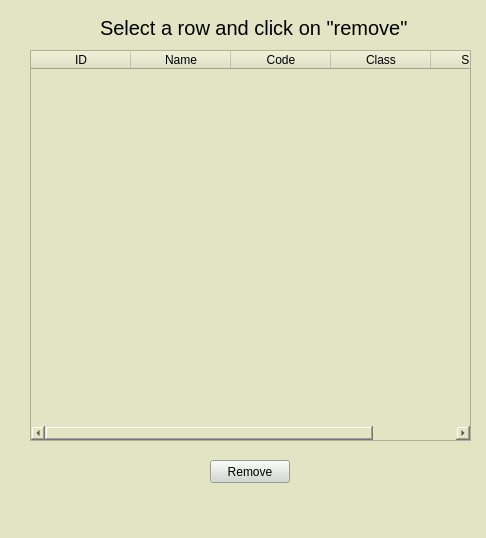
<?xml version="1.0" encoding="UTF-8"?>
<ui version="4.0">
 <class>MainWindow</class>
 <widget class="QMainWindow" name="MainWindow">
  <property name="geometry">
   <rect>
    <x>0</x>
    <y>0</y>
    <width>486</width>
    <height>538</height>
   </rect>
  </property>
  <property name="windowTitle">
   <string>MainWindow</string>
  </property>
  <property name="styleSheet">
   <string notr="true">background-color: rgb(78, 154, 6);
background-color: rgb(233, 185, 110);
background-color: rgb(226, 228, 195);</string>
  </property>
  <widget class="QWidget" name="centralwidget">
   <widget class="QLabel" name="label">
    <property name="geometry">
     <rect>
      <x>100</x>
      <y>20</y>
      <width>321</width>
      <height>16</height>
     </rect>
    </property>
    <property name="font">
     <font>
      <pointsize>15</pointsize>
     </font>
    </property>
    <property name="text">
     <string>Select a row and click on &quot;remove&quot;</string>
    </property>
   </widget>
   <widget class="QTableWidget" name="tableWidget">
    <property name="geometry">
     <rect>
      <x>30</x>
      <y>50</y>
      <width>441</width>
      <height>391</height>
     </rect>
    </property>
    <property name="styleSheet">
     <string notr="true">gridline-color: rgb(211, 215, 207);
selection-background-color: rgb(211, 215, 207);</string>
    </property>
    <property name="sizeAdjustPolicy">
     <enum>QAbstractScrollArea::AdjustToContents</enum>
    </property>
    <property name="showGrid">
     <bool>false</bool>
    </property>
    <property name="gridStyle">
     <enum>Qt::NoPen</enum>
    </property>
    <attribute name="horizontalHeaderCascadingSectionResizes">
     <bool>true</bool>
    </attribute>
    <attribute name="horizontalHeaderHighlightSections">
     <bool>false</bool>
    </attribute>
    <attribute name="horizontalHeaderStretchLastSection">
     <bool>true</bool>
    </attribute>
    <attribute name="verticalHeaderVisible">
     <bool>false</bool>
    </attribute>
    <attribute name="verticalHeaderHighlightSections">
     <bool>false</bool>
    </attribute>
    <column>
     <property name="text">
      <string>ID</string>
     </property>
    </column>
    <column>
     <property name="text">
      <string>Name</string>
     </property>
    </column>
    <column>
     <property name="text">
      <string>Code</string>
     </property>
    </column>
    <column>
     <property name="text">
      <string>Class</string>
     </property>
    </column>
    <column>
     <property name="text">
      <string>Special</string>
     </property>
    </column>
   </widget>
   <widget class="QPushButton" name="pushButton">
    <property name="geometry">
     <rect>
      <x>210</x>
      <y>460</y>
      <width>80</width>
      <height>23</height>
     </rect>
    </property>
    <property name="styleSheet">
     <string notr="true">background-color: rgb(211, 215, 207);</string>
    </property>
    <property name="text">
     <string>Remove</string>
    </property>
   </widget>
  </widget>
  <widget class="QMenuBar" name="menubar">
   <property name="geometry">
    <rect>
     <x>0</x>
     <y>0</y>
     <width>486</width>
     <height>21</height>
    </rect>
   </property>
  </widget>
  <widget class="QStatusBar" name="statusbar"/>
 </widget>
 <resources/>
 <connections/>
</ui>
